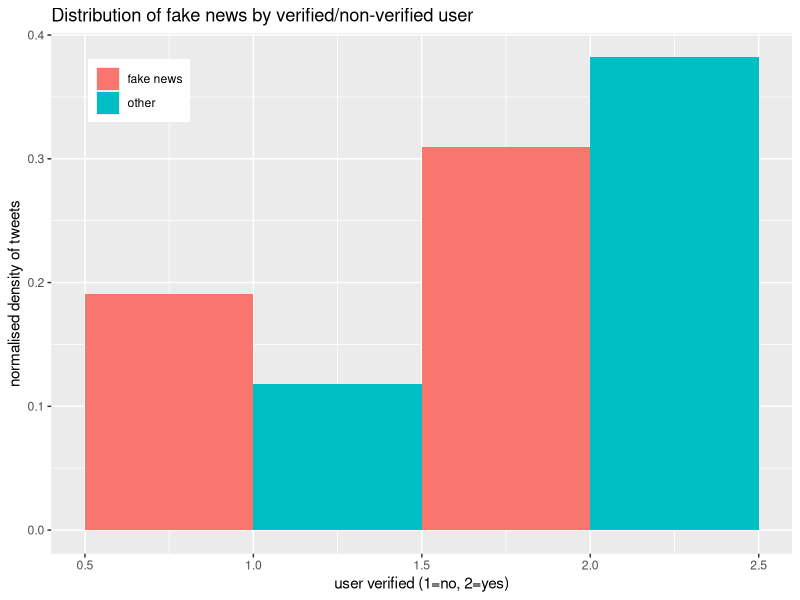
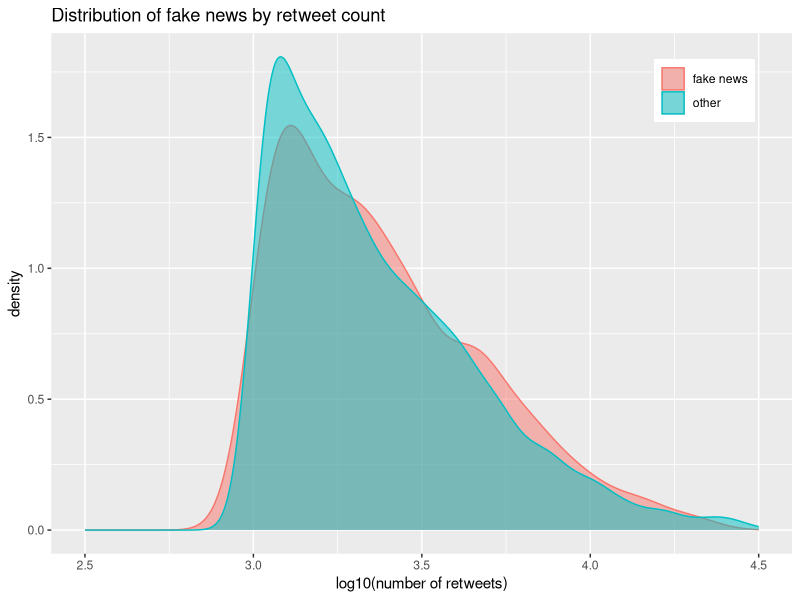
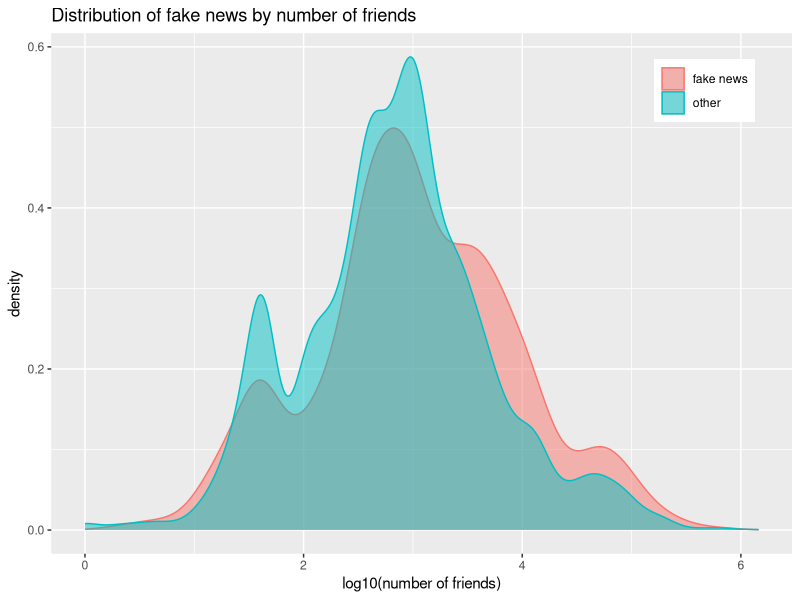
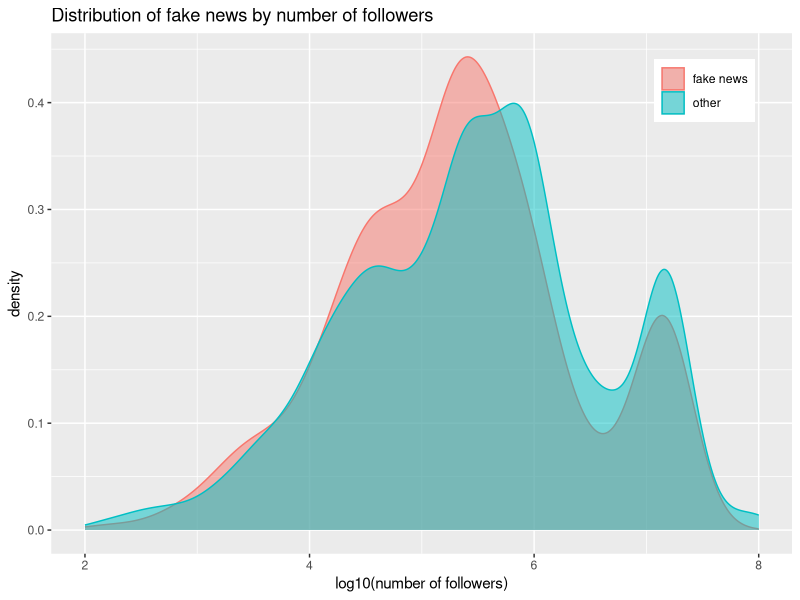
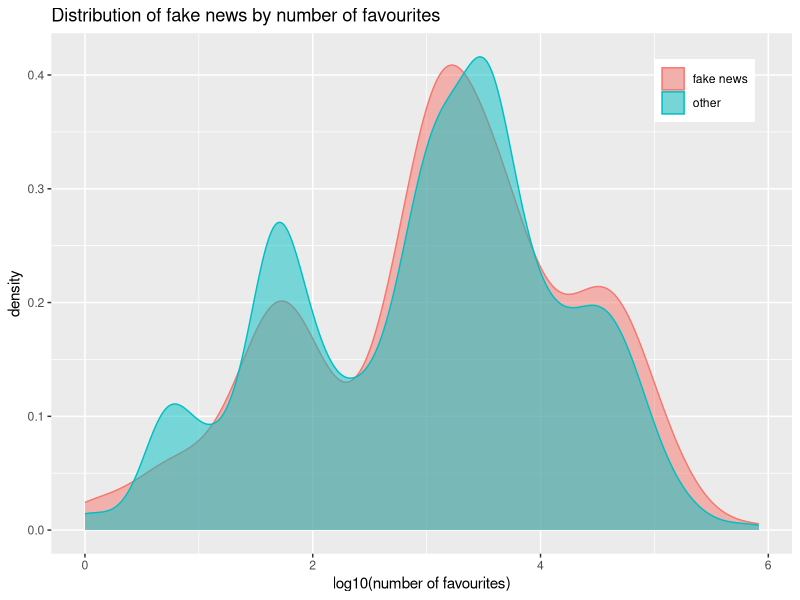
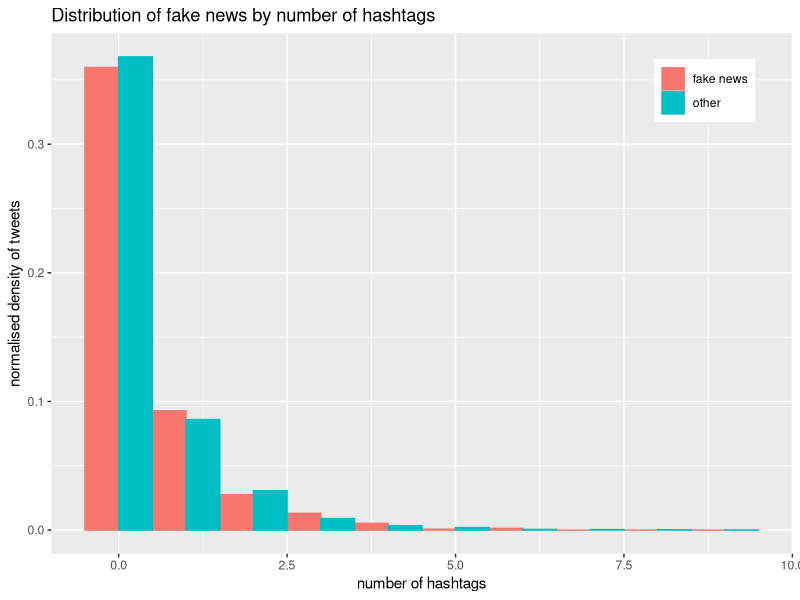
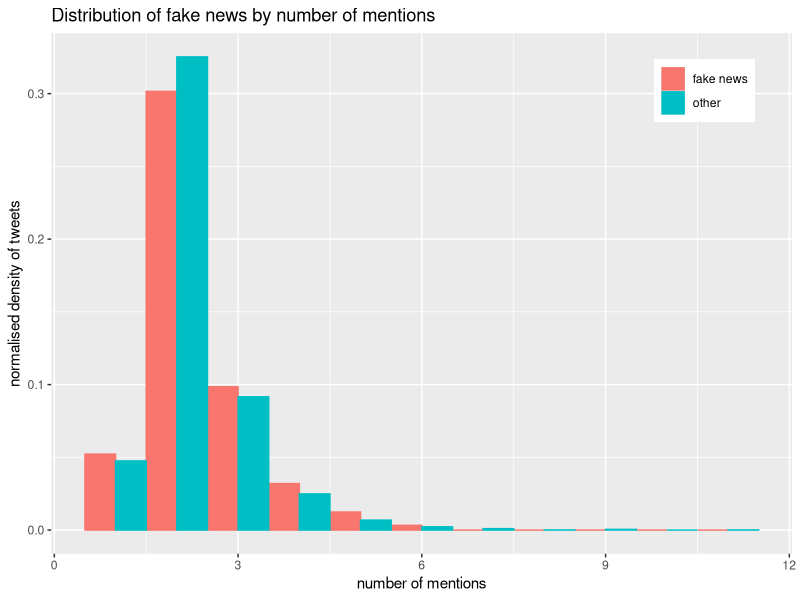
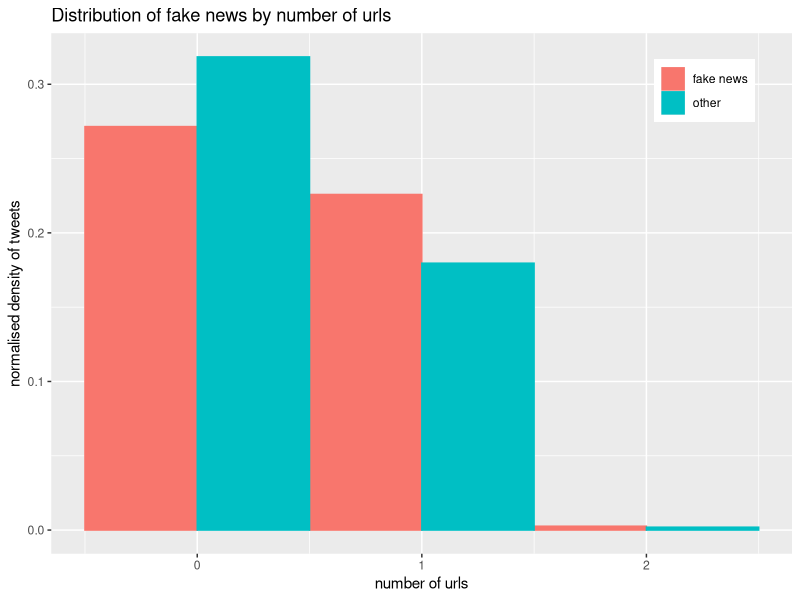

These figures' R source, in order:
# read data and adjust data types
data <- read.csv(file='twitter_data_OneMonth_6000.csv')
data$created_at <- as.character(data$created_at)
data$text <- as.character(data$text)
data$user_screen_name <- as.character(data$user_screen_name)
#data$is_fake_news_2 <- as.factor(data$is_fake_news_2)
data$is_fake_news_2 <- as.character(data$is_fake_news_2)
data$fake_news_category_2 <- as.factor(data$fake_news_category_2)
data$user_verified <- as.factor(data$user_verified)

# add 'fake' column to specify user readable label when displayed on historgram ("fake news"/"other")
data$fake = data$is_fake_news_2
data$fake[data$fake == "TRUE"] <- "fake news"
data$fake[data$fake == "FALSE"] <- "other"
# add 'fake' column to specify if tweet is fake news (TRUE/FALSE)
#data$fake = data$is_fake_news_2

# drop rows where is_fake_news_2 is unknown ("UNKNOWN" / "UNKOWN") or hasn't been filled out ("") 
data <- data[! data$fake %in% c("", "UNKNOWN", "UNKOWN"),]
#data <- droplevels(data)

data_fake  = data[data$fake == "fake news", ]
data_other = data[data$fake == "other", ]

#str(data)
#levels(data$fake_news_category_2)
#unique(data$is_fake_news_2)
#table(data$is_fake_news_2)

library(ggplot2)

# plot distribution of fake news by user_verified
ggplot(data, aes(x=as.integer(user_verified), fill=fake)) +
  geom_histogram(position='dodge', aes(y=(..density..)/sum(..density..)),  binwidth=1) +
  #scale_fill_manual(values = c('#9fea7e', '#ea877e'), name="fake news") +
  xlab("user verified (1=no, 2=yes)") + 
  ylab("normalised density of tweets") +
  ggtitle("Distribution of fake news by verified/non-verified user") +
  theme(
    legend.position = c(0.05, 0.95), 
    legend.title = element_blank(),
    legend.justification = c('left', 'top')
  )
ggsave("plots/1_user_verified.png")

#ggplot(data, aes(x=user_verified, fill=fake)) +
#  geom_bar() +
#  #scale_fill_manual(values = c('#9fea7e', '#ea877e'), name="fake news") +
#  coord_polar(theta='y') +
#  #xlab("user verified") + 
#  #ylab("number of tweets") +
#  ggtitle("Distribution of fake news by verified/non-verified user") +
#  theme(
#    legend.position = c(0.95, 0.95), 
#    legend.title = element_blank(),
#    legend.justification = c('right', 'top')
#  )

# distribution of fake news by retweet count
ggplot(data, aes(x=log10(retweet_count), fill=fake, colour=fake)) +
  geom_density(alpha=0.5) +
  xlim(2.5, 4.5) +
  xlab("log10(number of retweets)") + 
  ylab("density") +
  ggtitle("Distribution of fake news by retweet count") +
  theme(
    legend.position = c(0.95, 0.95), 
    legend.title = element_blank(),
    legend.justification = c('right', 'top')
  )
ggsave("plots/2_retweet_count.png")

# distribution of fake news by number of friends
ggplot(data, aes(x=log10(user_friends_count), fill=fake, colour=fake)) +
  geom_density(alpha=0.5) +
  #xlim(0, 5000) +
  xlab("log10(number of friends)") + 
  ylab("density") +
  ggtitle("Distribution of fake news by number of friends") +
  theme(
    legend.position = c(0.95, 0.95), 
    legend.title = element_blank(),
    legend.justification = c('right', 'top')
  )
ggsave("plots/3_friends_count.png")

# distribution of fake news by number of followers
ggplot(data, aes(x=log10(user_followers_count), fill=fake, colour=fake)) +
  geom_density(alpha=0.5) +
  xlim(2, 8) +
  xlab("log10(number of followers)") + 
  ylab("density") +
  ggtitle("Distribution of fake news by number of followers") +
  theme(
    legend.position = c(0.95, 0.95), 
    legend.title = element_blank(),
    legend.justification = c('right', 'top')
  )
ggsave("plots/4_followers_count.png")

# distribution of fake news by number of favourites
ggplot(data, aes(x=log10(user_favourites_count), fill=fake, colour=fake)) +
  geom_density(alpha=0.5) +
  #xlim(0, 5000000) +
  xlab("log10(number of favourites)") + 
  ylab("density") +
  ggtitle("Distribution of fake news by number of favourites") +
  theme(
    legend.position = c(0.95, 0.95), 
    legend.title = element_blank(),
    legend.justification = c('right', 'top')
  )
ggsave("plots/5_favourites_count.png")

# distribution of fake news by number of hashtags
ggplot(data, aes(x=num_hashtags, fill=fake, colour=fake)) +
  geom_histogram(position='dodge', aes(y=..density../sum(..density..)), binwidth=1) +
  #geom_histogram(position='dodge', binwidth=1) +
  #geom_bar() +
  #xlim(0, 5000000) +
  xlab("number of hashtags") + 
  ylab("normalised density of tweets") +
  ggtitle("Distribution of fake news by number of hashtags") +
  theme(
    legend.position = c(0.95, 0.95), 
    legend.title = element_blank(),
    legend.justification = c('right', 'top')
  )
ggsave("plots/6_num_hashtags.png")

# distribution of fake news by number of mentions
ggplot(data, aes(x=num_mentions, fill=fake, colour=fake)) +
  geom_histogram(position='dodge', aes(y=(..density..)/sum(..density..)), binwidth=1) +
  #geom_bar() +
  #xlim(0, 5000000) +
  xlab("number of mentions") + 
  ylab("normalised density of tweets") +
  ggtitle("Distribution of fake news by number of mentions") +
  theme(
    legend.position = c(0.95, 0.95), 
    legend.title = element_blank(),
    legend.justification = c('right', 'top')
  )
ggsave("plots/7_num_mentions.png")

# distribution of fake news by number of urls
ggplot(data, aes(x=num_urls, fill=fake, colour=fake)) +
  geom_histogram(position='dodge', aes(y=..density../sum(..density..)), binwidth=1) +
  #geom_bar() +
  #xlim(0, 5000000) +
  xlab("number of urls") + 
  ylab("normalised density of tweets") +
  ggtitle("Distribution of fake news by number of urls") +
  theme(
    legend.position = c(0.95, 0.95), 
    legend.title = element_blank(),
    legend.justification = c('right', 'top')
  )
ggsave("plots/8_num_urls.png")

# distribution of fake news by number of media
ggplot(data, aes(x=num_media, fill=fake)) +
  geom_histogram(position='dodge', aes(y=(..density..)/sum(..density..)), binwidth=1) +
  #geom_bar() +
  #xlim(0, 5000000) +
  xlab("number of media") + 
  ylab("normalised density of tweets") +
  ggtitle("Distribution of fake news by number of media") +
  theme(
    legend.position = c(0.95, 0.95), 
    legend.title = element_blank(),
    legend.justification = c('right', 'top')
  )
ggsave("plots/9_num_media.png")



## distribution of fake news by number of digits in username ##

library(stringr)
number_of_digits <- function(text) {
  sum <- 0
  sum <- sum + str_count(text, '0')
  sum <- sum + str_count(text, '1')
  sum <- sum + str_count(text, '2')
  sum <- sum + str_count(text, '3')
  sum <- sum + str_count(text, '4')
  sum <- sum + str_count(text, '5')
  sum <- sum + str_count(text, '6')
  sum <- sum + str_count(text, '7')
  sum <- sum + str_count(text, '8')
  sum <- sum + str_count(text, '9')
  return(sum)
}
#username_contains_digits = grepl('\\d',data$user_screen_name)
ggplot(data, aes(x=number_of_digits(user_screen_name), fill=fake)) +
  geom_histogram(position='dodge', aes(y=(..density..)/sum(..density..)),  binwidth=0.5) +
  xlab("number of digits in username") + 
  ylab("normalised density of tweets") +
  ggtitle("Distribution of fake news by number of digits in username") +
  theme(
    legend.position = c(0.95, 0.95), 
    legend.title = element_blank(),
    legend.justification = c('right', 'top')
  )
ggsave("plots/10_username_number_of_digits.png")



## number of underscores in a username ##

ggplot(data, aes(x=str_count(user_screen_name, '_'), fill=fake)) +
  geom_histogram(position='dodge', aes(y=(..density..)/sum(..density..)),  binwidth=0.5) +
  xlab("number of underscores in username") + 
  ylab("normalised density of tweets") +
  ggtitle("Distribution of fake news by number of underscores in username") +
  theme(
    legend.position = c(0.95, 0.95), 
    legend.title = element_blank(),
    legend.justification = c('right', 'top')
  )
ggsave("plots/11_username_number_of_underscores.png")



## number of capital letters in a username ##
ggplot(data, aes(x=str_count(user_screen_name, '[A-Z]'), fill=fake)) +
  geom_histogram(position='dodge', aes(y=(..density..)/sum(..density..)),  binwidth=0.5) +
  xlab("number of capital letters in username") + 
  ylab("normalised density of tweets") +
  ggtitle("Distribution of fake news by number of capital letters in username") +
  theme(
    legend.position = c(0.95, 0.95), 
    legend.title = element_blank(),
    legend.justification = c('right', 'top')
  )
ggsave("plots/12_username_number_of_caps.png")




# generate t statistics and p values

ttest <- t.test(as.integer(data_fake$user_verified), as.integer(data_other$user_verified))
stats1 <- c("user_verified", ttest$statistic, ttest$p.value)
ttest <- t.test(data_fake$retweet_count, data_other$retweet_count)
stats2 <- c("retweet_count", ttest$statistic, ttest$p.value)
ttest <- t.test(data_fake$user_friends_count, data_other$user_friends_count)
stats3 <- c("user_friends_count", ttest$statistic, ttest$p.value)
ttest <- t.test(data_fake$user_followers_count, data_other$user_followers_count)
stats4 <- c("user_followers_count", ttest$statistic, ttest$p.value)
ttest <- t.test(data_fake$user_favourites_count, data_other$user_favourites_count)
stats5 <- c("user_favourites_count", ttest$statistic, ttest$p.value)
ttest <- t.test(data_fake$num_hashtags, data_other$num_hashtags)
stats6 <- c("num_hashtags", ttest$statistic, ttest$p.value)
ttest <- t.test(data_fake$num_mentions, data_other$num_mentions)
stats7 <- c("num_mentions", ttest$statistic, ttest$p.value)
ttest <- t.test(data_fake$num_urls, data_other$num_urls)
stats8 <- c("num_urls", ttest$statistic, ttest$p.value)
ttest <- t.test(data_fake$num_media, data_other$num_media)
stats9 <- c("num_media", ttest$statistic, ttest$p.value)

ttest <- t.test(number_of_digits(data_fake$user_screen_name), number_of_digits(data_other$user_screen_name))
stats10 <- c("number_of_digits in user_screen_name", ttest$statistic, ttest$p.value)
ttest <- t.test(str_count(data_fake$user_screen_name, '_'), str_count(data_other$user_screen_name, '_'))
stats11 <- c("number_of_underscores in user_screen_name", ttest$statistic, ttest$p.value)
ttest <- t.test(str_count(data_fake$user_screen_name, '[A-Z]'), str_count(data_other$user_screen_name, '[A-Z]'))
stats12 <- c("number_of_caps in user_screen_name", ttest$statistic, ttest$p.value)

stats1
stats2
stats3
stats4
stats5
stats6
stats7
stats8
stats9
stats10
stats11
stats12
